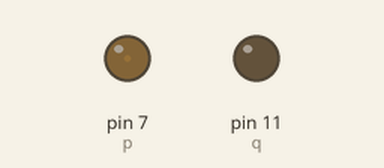
Bench run of a program on a simulated Raspberry Pi (header pin numbers). On the bench: output pins drawn as LEDs (lit = HIGH).

Above: at 0.05 s.
At 1.8 s:
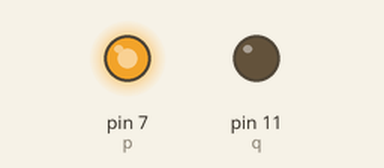
At 3.6 s:
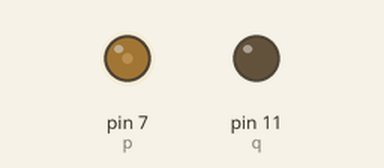
At 7.6 s:
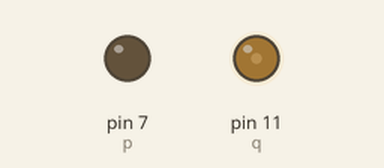
Timing chart, 0 to 10.4 s (numbered marks = the images above):
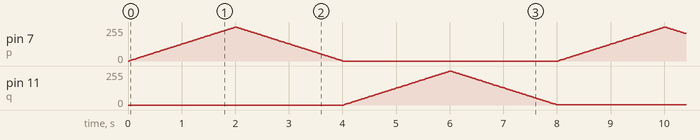

The program:

rpigpioDCsw.py
```python
#!/usr/bin/env python

import RPi.GPIO as GPIO
import time
GPIO.setmode(GPIO.BOARD)

GPIO.setup(7,GPIO.OUT)
GPIO.setup(11,GPIO.OUT)

# where freq is in Hz
p = GPIO.PWM(7,50)
q = GPIO.PWM(11,50)

p.start(0)
q.start(0)

try:
  while True:
    for i in range(100):
      p.ChangeDutyCycle(i)
      time.sleep(0.02)
    for i in range(100):
      p.ChangeDutyCycle(100-i)
      time.sleep(0.02)

    p.ChangeDutyCycle(0)

    for i in range(100):
      q.ChangeDutyCycle(i)
      time.sleep(0.02)
    for i in range(100):
      q.ChangeDutyCycle(100-i)
      time.sleep(0.02)

except KeyboardInterrupt:
  pass

p.stop
q.stop

GPIO.cleanup()
```
